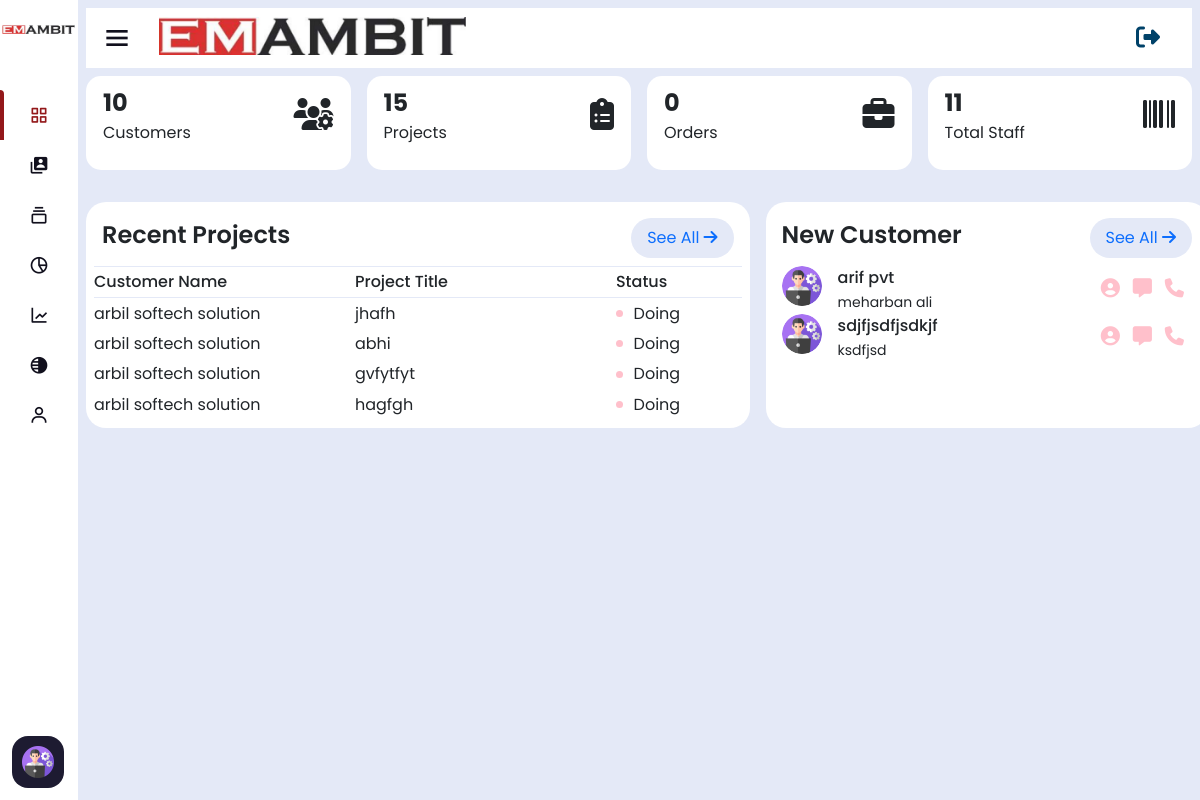
/ (signed in), run on an earlier commit of the app's database.
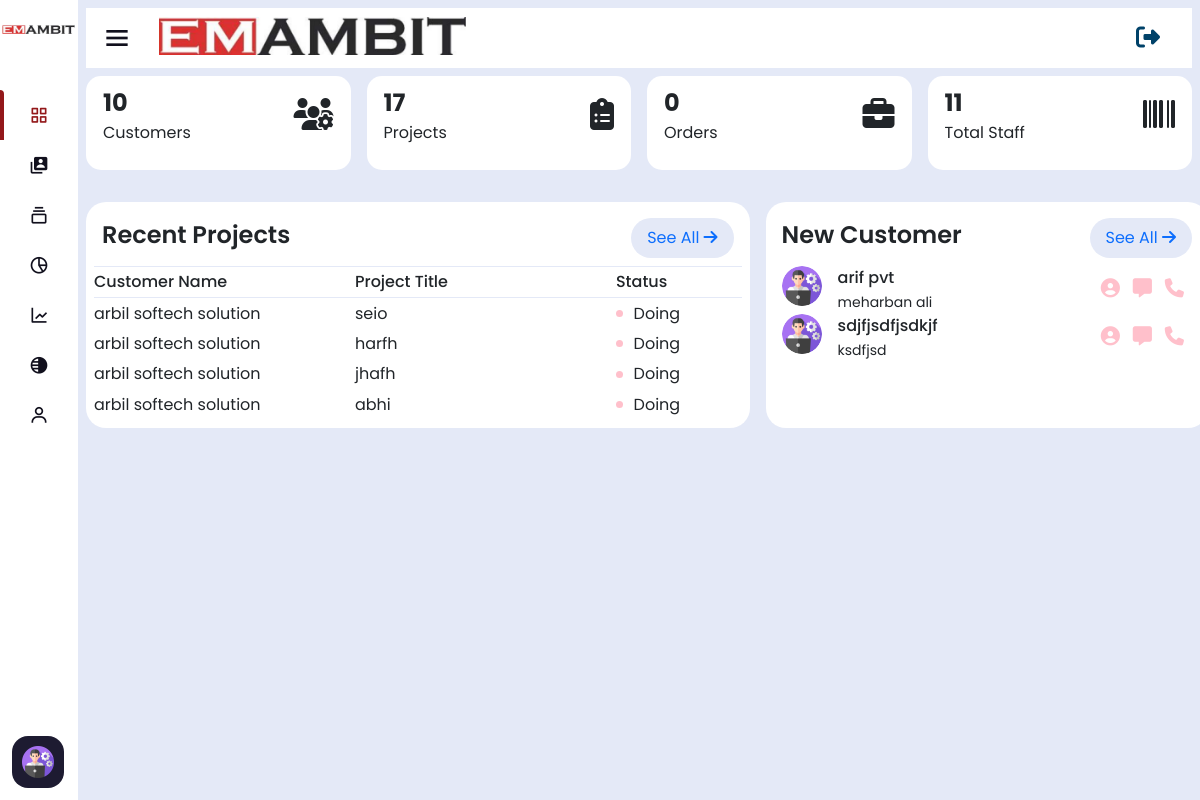
And on a later commit of the database.
### home/models.py (models this page shows, shortened)
class AssignEngineer(models.Model):
    company_name=models.ForeignKey(ClientCompanyInfo,on_delete=models.CASCADE)
    manager_name=models.ForeignKey(CustomUser,on_delete=models.CASCADE,related_name='manager_assignments',default=None)
    engineer_one=models.ForeignKey(CustomUser,on_delete=models.CASCADE, null=True,blank=True,related_name='engineer_one_assignments')
    engineer_two=models.ForeignKey(CustomUser,on_delete=models.CASCADE,null=True,blank=True, related_name='engineer_two_assignments')
    engineer_three=models.ForeignKey(CustomUser,on_delete=models.CASCADE,null=True,blank=True, related_name='engineer_three_assignments')
    visit_purpose=models.CharField(max_length=254)
    machine_type=models.CharField(max_length=254)
    leave_date=models.CharField(max_length=254)
    reach_date=models.CharField(max_length=254)
    travel_by=models.ForeignKey(AddTravelBy,on_delete=models.CASCADE)
    timestampt=models.DateTimeField(auto_now_add=True,null=True,blank=True)
    ending_date=models.CharField(max_length=100,null=True,blank=True,default='Work on Progress')
    work_status=models.CharField(max_length=100,blank=True,null=True,default='Doing')
    project_link=models.CharField(max_length=1000,null=True,blank=True)
    download_link=models.CharField(max_length=254,null=True,blank=True)
    equipment = models.TextField(max_length=1000,null=True,blank=True)
    recived_equipment=models.TextField(max_length=1000,null=True,blank=True)
    recived_date=models.CharField(max_length=100,null=True,blank=True)

class ClientCompanyInfo(models.Model):
    company_name=models.CharField(max_length=200)
    company_phone=models.CharField(max_length=20)
    contact_person=models.CharField(max_length=250)
    company_email=models.CharField(max_length=254)
    company_gst=models.CharField(max_length=50)
    company_address=models.CharField(max_length=254)
    timestampt=models.DateTimeField(auto_now_add=True,null=True,blank=True)

### home/views.py (the view)
# urls.py: path('',home_view),
@login_required(login_url='/login')
def home_view(request):
    all_company=ClientCompanyInfo.objects.all().order_by('-id')
    all_company_length=len(all_company)
    recent_customers=ClientCompanyInfo.objects.all().order_by('-id')[0:2]
    total_project=AssignEngineer.objects.all().order_by('-id')
    total_project_length=len(total_project)
    recent_projects=total_project[0:4]
    purchase_orders=PurchaseOrder.objects.all()
    total_staff=CustomUser.objects.all().exclude(is_staff=True)
    total_staff=len(total_staff)
    total_reimbursement = CustomUser.objects.exclude(is_staff=True).aggregate(total_cost_sum=Sum('total_cost'))
    total_cost=total_reimbursement['total_cost_sum']
    return render(request,'index.html',{'total_staff':total_staff,'all_company':recent_customers,'total_project':recent_projects,'purchase_orders':purchase_orders,'total_cost':total_cost,"all_company_length":all_company_length,'total_project_length':total_project_length})

### home/templates/index.html (shortened to what the changed rows need)
<!DOCTYPE html>
<html lang="en">
<head>
    {% include 'header-links.html' %}
</head>
<body>
    {% if user.is_authenticated and user.is_superuser %}
    <section class="nav-section">
        {% include 'subtitle.html' %}
        <div class="dashboard-header">
            <div class="grid-4">
                <div class="box">
                    <div>
                        <strong class="num">{{all_company_length}}</strong>
                        <p>Customers</p>
                    </div>
                    <div class="icon">
                        <i class="fa-solid fa-users-gear"></i>
                    </div>
                </div>
                <div class="box">
                    <div>
                        <strong class="num">{{total_project_length}}</strong>
                        <p>Projects</p>
                    </div>
                    <div class="icon">
                        <i class="fa-solid fa-clipboard-list"></i>
                    </div>
                </div>
                <div class="box">
                    <div>
                        <strong class="num">{{purchase_orders | length}}</strong>
                        <p>Orders</p>
                    </div>
                    <div class="icon">
                        <i class="fa-solid fa-briefcase"></i>
                    </div>
                </div>
                <div class="box">
                    <div>
                        <strong class="num">{{total_staff}}</strong>
                        <p>Total Staff</p>
                    </div>
                    <div class="icon">
                        <i class="fa-solid fa-barcode"></i>
                    </div>
                </div>
            </div>
        </div>
        <div class="grid-60-40">
            <div class="recent-projects overflow-auto">
                <div class="submenu-header">
                    <h2>Recent Projects</h2>
                    <div class="menu-btn">
                        <a href="/assigned-works">See All <i class="fa-solid fa-arrow-right"></i></a>
                    </div>
                </div>
                <table class="md-table">
                    <thead>
                        <tr>
                            <th>Customer Name</th>
                            <th>Project Title</th>
                            <th>Status</th>
                        </tr>
                    </thead>
                    <tbody>
                        {% for tp in total_project   %}
                        <tr>
                            <td>{{tp.company_name.company_name}}</td>
                            <td>{{tp.visit_purpose}}</td>
                            <td>
                                <div class="
                                {% if  tp.work_status == 'Pending' %}
                                pending-btn
                                {% elif  tp.work_status == 'Done' %}
                                done-btn
                                {% elif  tp.work_status == 'Doing' %}
                                inprogress-btn
                                {% endif %}
                                    "></div> {{tp.work_status}}
                            </td>
                        </tr>
                        {% endfor %}
                    </tbody>
                </table>
            </div>
            <div class="new-customers">
                <div class="submenu-header">
                    <h2>New Customer</h2>
                    <div class="menu-btn">
                        <a href="/manage-company">See All <i class="fa-solid fa-arrow-right"></i></a>
                    </div>
                </div>
                <div class="customers">
                    {% for ac  in all_company  %}
                    <div class="single-customer">
                        <div class="profile">
                            <img src="/static/assets/images/admin.png" alt="customer-image">
                            <div class="customer-details">
                                <div class="name">{{ac.company_name}}</div>
                                <small>{{ac.contact_person}}</small>
                            </div>
                        </div>
                        <div class="social-links">
                            <a target="_blank" href="/tel:{{ac.company_phone}}"><i class="fa-solid fa-circle-user"></i></a>
                            <a target="_blank" href="/mailto:{{ac.company_email}}"><i class="fa-solid fa-message"></i></a>
                            <a target="_blank" href="/tel:{{ac.company_phone}}"><i class="fa-solid fa-phone"></i></a>
                        </div>
                    </div>
                    {% endfor %}
                </div>
            </div>
        </div>
    </section>
    {% elif user.is_authenticated and not user.is_superuser %}
    <script>
        window.location.href='/user-dashboard'
    </script>
    {% else %}
    <script>
        window.location.href='/page-note-found'
    </script>
    {% endif %}
</body>
</html>

What changed in the data, as far as the page shows it:
no longer on this page (row unchanged): AssignEngineer: company_name.company_name "arbil softech solution", visit_purpose "gvfytfyt", work_status "Doing"
no longer on this page (row unchanged): AssignEngineer: company_name.company_name "arbil softech solution", visit_purpose "hagfgh", work_status "Doing"
added AssignEngineer: company_name.company_name "arbil softech solution", visit_purpose "seio", work_status "Doing"
added AssignEngineer: company_name.company_name "arbil softech solution", visit_purpose "harfh", work_status "Doing"
Also different on the page:
{{ total_project_length }}: "15" → "17"
